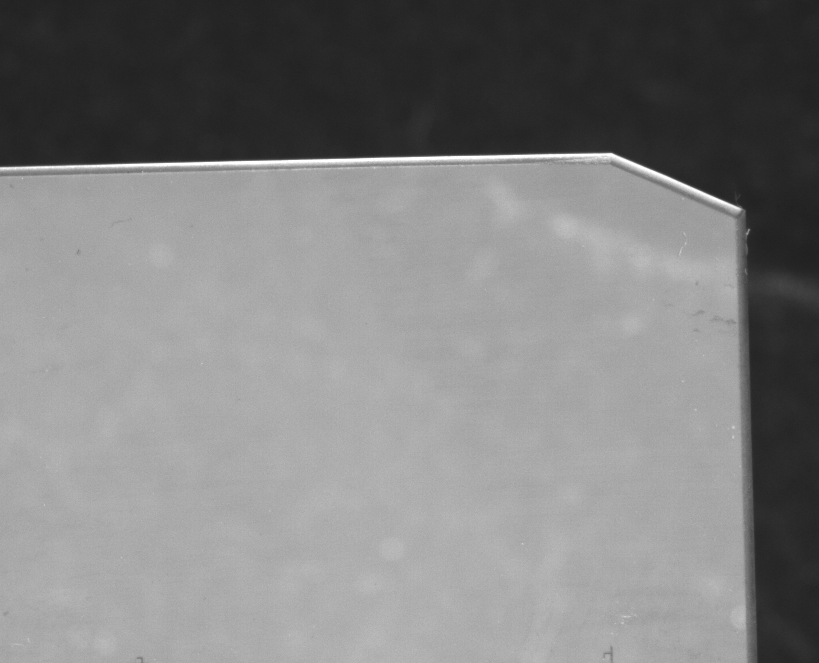
#> input picture 7.bmp, 819 x 663 px
$ python glass.py
#> lines starting #> are read from the running program, lines starting #| are printed output that depends on the picture; after the words box and inside, x2 and y2 are one past the last pixel; in counts of white or black regions, pixels touching at a corner belong together; long printed decimals are rounded
import cv2
import numpy as np
import sys

# 用线性拟合来处理玻璃边角问题，但是拿垂直的线没办法，所以当作是学习使用线性拟合了

# 线性拟合处理
def getKAndB(points):
    outPut = cv2.fitLine(points, cv2.DIST_HUBER, 0, 0.1, 0.01)
    k = outPut[1] / outPut[0]
    b = outPut[3] - k * outPut[2]
    return [k, b]


# 图片处理（模糊、二值化）
img = cv2.imread('7.bmp', 0)
#> img is the input picture: shape (663, 819); min 31, max 255, mean 128.5
blur = cv2.blur(img, (9, 9))
ret, dst = cv2.threshold(blur, 100, 255, cv2.THRESH_BINARY)
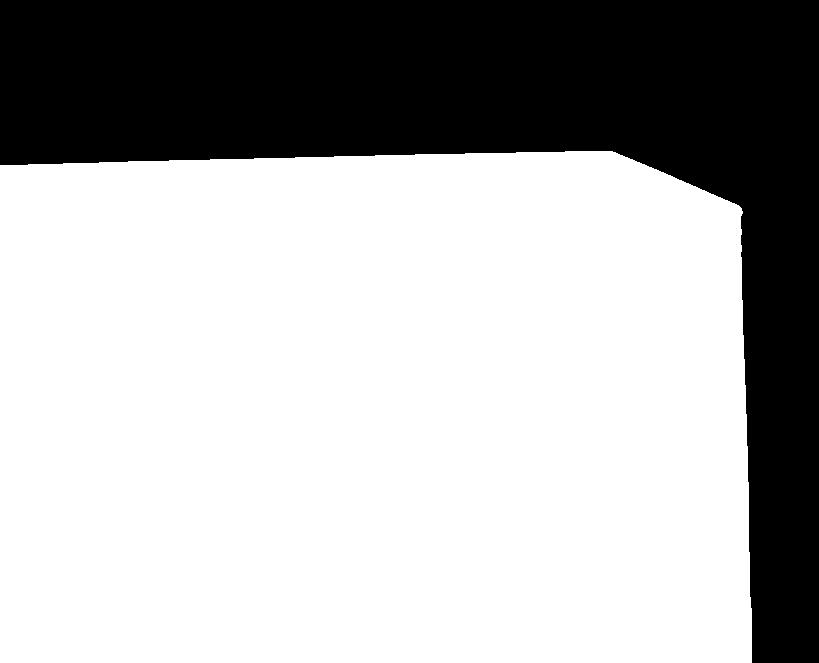
#> dst: shape (663, 819); 69% white; 1 black region, box (x1, y1, x2, y2) and area: (0, 0, 819, 663) 168467
kernel = np.ones((5, 5), np.uint8)
gradient = cv2.morphologyEx(dst, cv2.MORPH_GRADIENT, kernel)
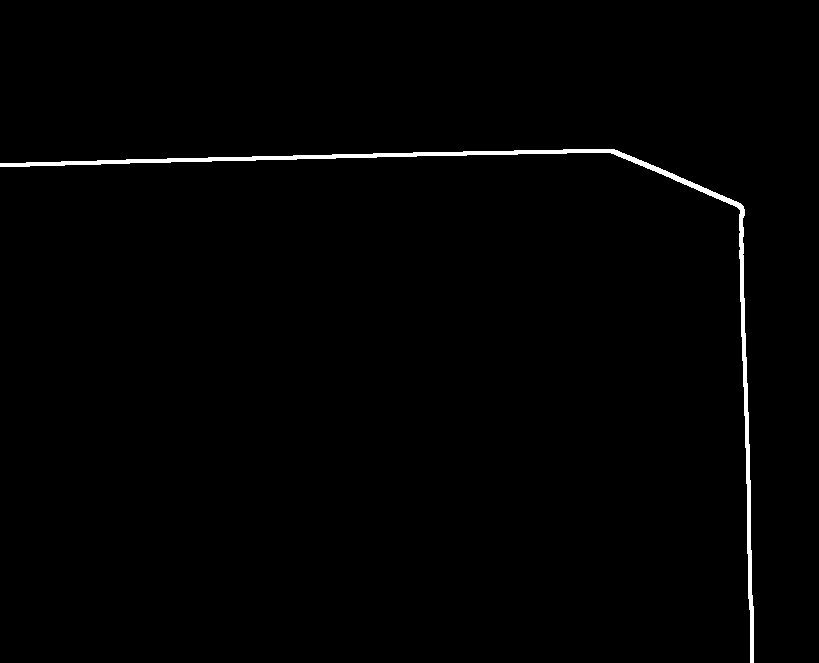
#> gradient: shape (663, 819); 0.95% white; 1 white region, box (x1, y1, x2, y2) and area: (0, 149, 754, 663) 5143
result = cv2.erode(gradient, (5, 5), iterations=3)
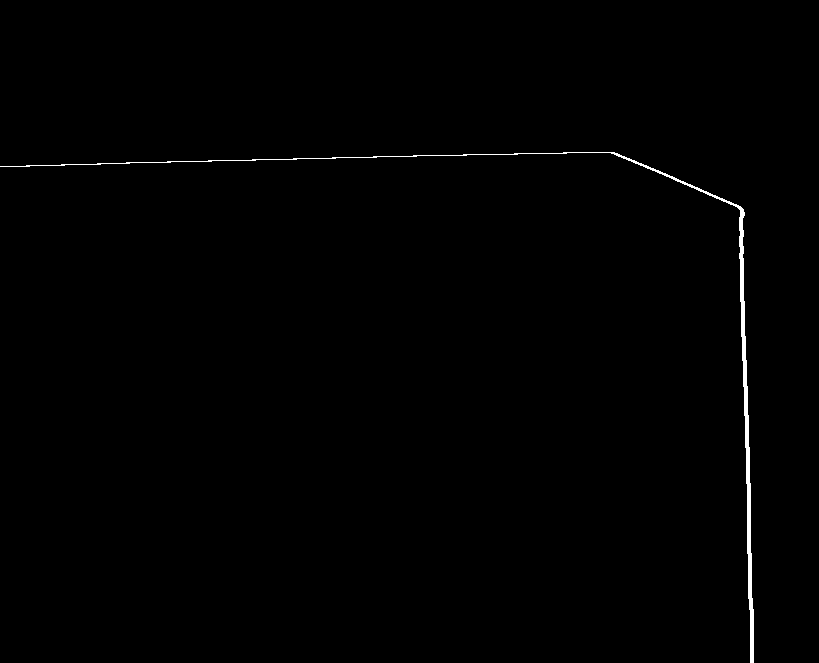
#> result: shape (663, 819); 0.53% white; 1 white region, box (x1, y1, x2, y2) and area: (0, 152, 754, 663) 2860

# 获取图片宽高
height, width = result.shape
#> height = 663; width = 819
if width <= 20 or height <= 20:
    print('图片太小了')
    sys.exit()

# 循环查找第一个拐点和线的公式，用的是线性拟合
points1 = []
points2 = []
point1 = [0, 0]

# 两个坐标集，其中监测用的固定为20个像素，每移一个像素就对比一次斜率变化，如果两个斜率大于一定值则说明拐弯了
for i in range(0, 20):
    for j in range(height):
        if gradient[j, i] == 255:
            points1.append([i, j])
            points2.append([i, j])
            break

for i in range(20, width-1):
    for j in range(height):
        if gradient[j, i] == 255:
            points1.append([i, j])
            points2.append([i, j])
            del(points2[0])
            break
    points1n = np.array(points1)
    points2n = np.array(points2)
    k1, b1 = getKAndB(points1n)
    k1T, b1T = getKAndB(points2n)
    if k1T - k1 > 0.1:
        x1 = i - 10
        y1 = int(k1 * x1 + b1)
        # 第一个拐弯点
        point1 = [x1, y1]
        break

print(point1)
#| [609, 148]
if point1[0] == 0 and point1[1] == 0:
    print('没找到第1个拐点')
    sys.exit()

# 为了更准确，以拐弯点之前的线段来重新计算直线公式
points1 = []
for i in range(0, point1[0]-20):
    for j in range(height):
        if gradient[j, i] == 255:
            points1.append([i, j])
points1n = np.array(points1)
k1, b1 = getKAndB(points1n)
#> k1 = [-0.0243]; b1 = [164.3]
print(k1, b1)
#| [-0.02427] [164.280]

# 同理计算右下角的直线的公式，不同在于读取像素的时候和上面是反过来的
points3 = []
points4 = []
point2 = [0, 0]

for j in range(height-1, height-21, -1):
    for i in range(width-1, 0, -1):
        if gradient[j, i] == 255:
            points3.append([i, j])
            points4.append([i, j])
            break

for j in range(height-22, 0, -1):
    for i in range(width-1, 0, -1):
        if gradient[j, i] == 255:
            points3.append([i, j])
            points4.append([i, j])
            del(points4[0])
            break
    points3n = np.array(points3)
    points4n = np.array(points4)
    k2, b2 = getKAndB(points3n)
    k2T, b2T = getKAndB(points4n)
    print(k2, k2T)
    if k2 - k2T > 10 and 0 < k2T < 10:
        y2 = j + 10
        x2 = int((y2-b2)/k2)
        # 第2个拐弯点
        point2 = [x2, y2]
        break

print(point2)
#| [752, 602]
if point2[0] == 0 and point2[1] == 0:
    print('没找到第2个拐点')
    sys.exit()

# 为了更准确，以拐弯点之前的线段来重新计算直线公式
points3 = []
for j in range(height-1, height-point2[1]+5, -1):
    for i in range(width-1, 0, -1):
        if gradient[j, i] == 255:
            points3.append([i, j])
points3n = np.array(points3)
k2, b2 = getKAndB(points3n)
print(k2, b2)
#| [0.2635] [91.822]

# 计算出两条延长线的交点：

x3 = (b2-b1)/(k1-k2)
y3 = int(k1*x3+b1)
x3 = int(x3)
# 两条直线的交点
point3 = [x3, y3]
print(point3)
#| [251, 158]

# [5 lines of commented-out code are left out]
cv2.imshow('d', result)

k = cv2.waitKey(0)
#> (key Esc is pressed here)

$ run again, with 8.bmp copied over 7.bmp
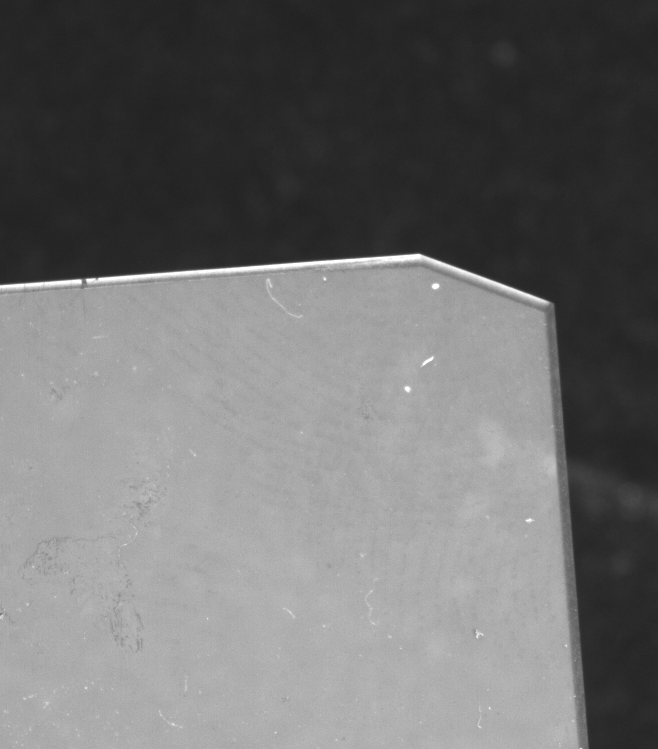
#> input picture 8.bmp, 658 x 749 px
#> img is the input picture: shape (749, 658); min 32, max 255, mean 111.3
#> `ret, dst = cv2.threshold(blur, 100, 255, cv2.THRESH_BINARY)`:
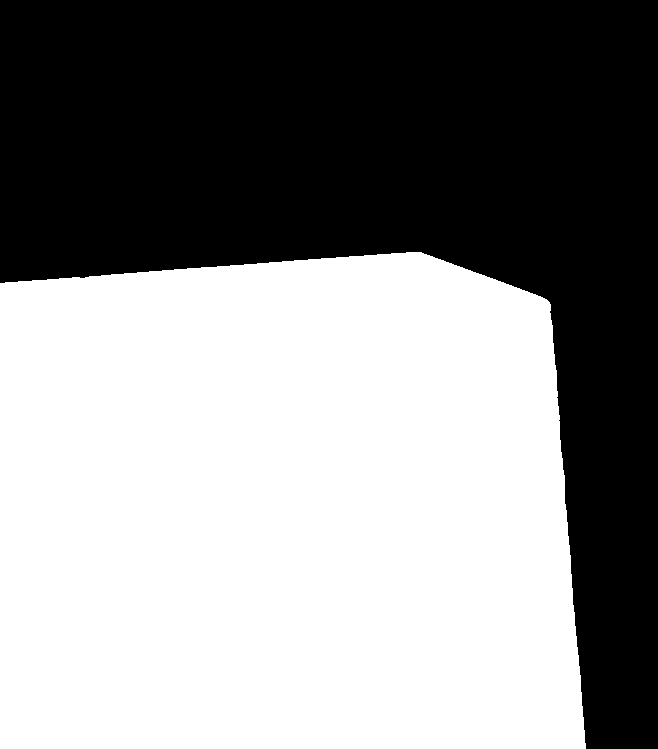
#> dst: shape (749, 658); 55.2% white; 1 black region, box (x1, y1, x2, y2) and area: (0, 0, 658, 749) 220876
#> gradient: shape (749, 658); 0.91% white; 1 white region, box (x1, y1, x2, y2) and area: (0, 250, 588, 749) 4480
#> `result = cv2.erode(gradient, (5, 5), iterations=3)`:
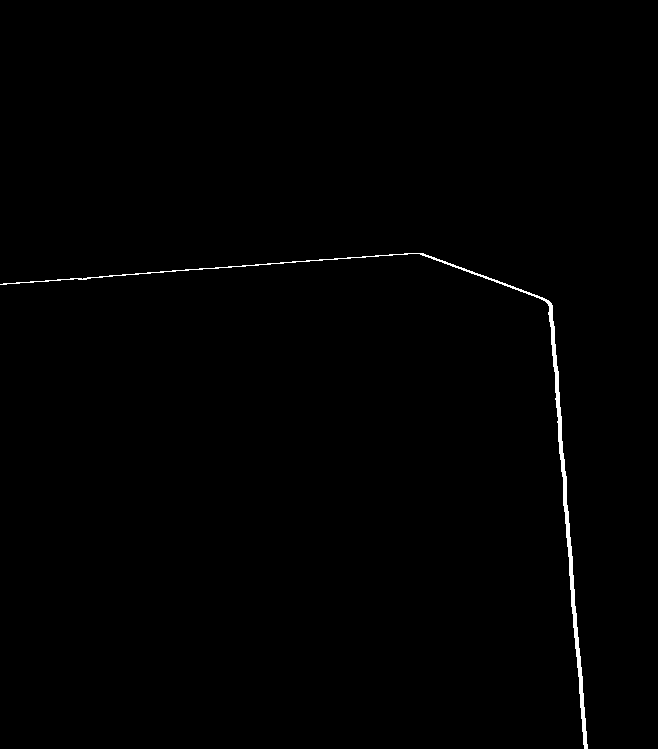
#> result: shape (749, 658); 0.55% white; 1 white region, box (x1, y1, x2, y2) and area: (0, 253, 588, 749) 2707
#| [418, 249]
#| [-0.07579] [282.390]
